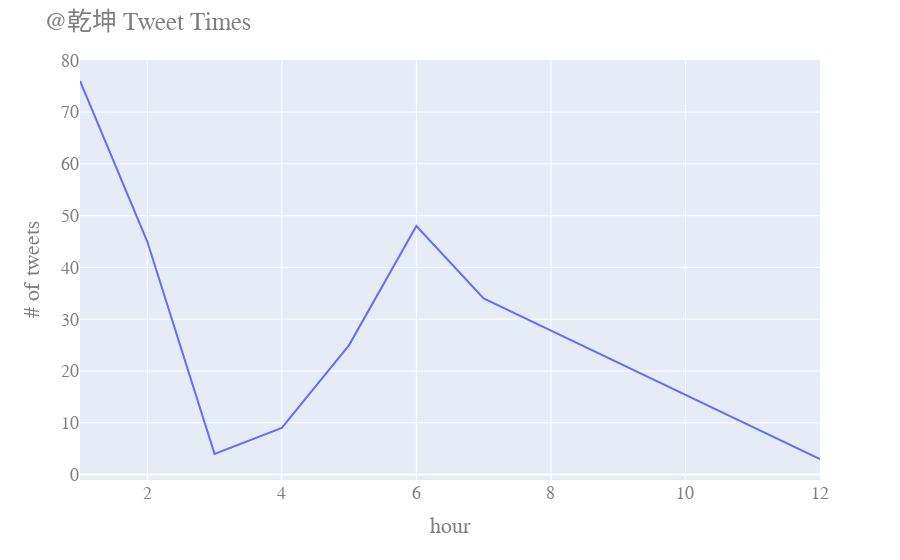

Notebook code for this chart:
### Code cell
#Visualize tweet times
user_copy = user.copy()
user_copy["tweet_time"] = pd.to_datetime(user_copy["tweet_time"]).apply(lambda x: int(x.hour))
tweet_times = user_copy.groupby("tweet_time")["userid"].count().to_frame().reset_index()
tweet_times.columns = ["hour", '# of tweets']
fig = px.line(tweet_times, x="hour", y="# of tweets")
fig.update_layout(
    title_text="@"+user["user_display_name"].iloc[0]+" Tweet Times", 
    font=dict(
        family="Times",
        size=18,
        color="#7f7f7f"
    ))
fig.show()

### Figure 1 — Plotly figure (JSON) as saved in the notebook; plotly's stock layout.template omitted (floating-point values rounded to 4 significant figures)
{"data": [{"hovertemplate": "hour=%{x}<br># of tweets=%{y}<extra></extra>", "legendgroup": "", "line": {"color": "#636efa", "dash": "solid"}, "mode": "lines", "name": "", "showlegend": false, "type": "scatter", "x": [1, 2, 3, 4, 5, 6, 7, 12], "xaxis": "x", "y": [76, 45, 4, 9, 25, 48, 34, 3], "yaxis": "y"}], "layout": {"font": {"color": "#7f7f7f", "family": "Times", "size": 18}, "legend": {"tracegroupgap": 0}, "margin": {"t": 60}, "title": {"text": "@乾坤 Tweet Times"}, "xaxis": {"anchor": "y", "domain": [0, 1], "title": {"text": "hour"}}, "yaxis": {"anchor": "x", "domain": [0, 1], "title": {"text": "# of tweets"}}}}
